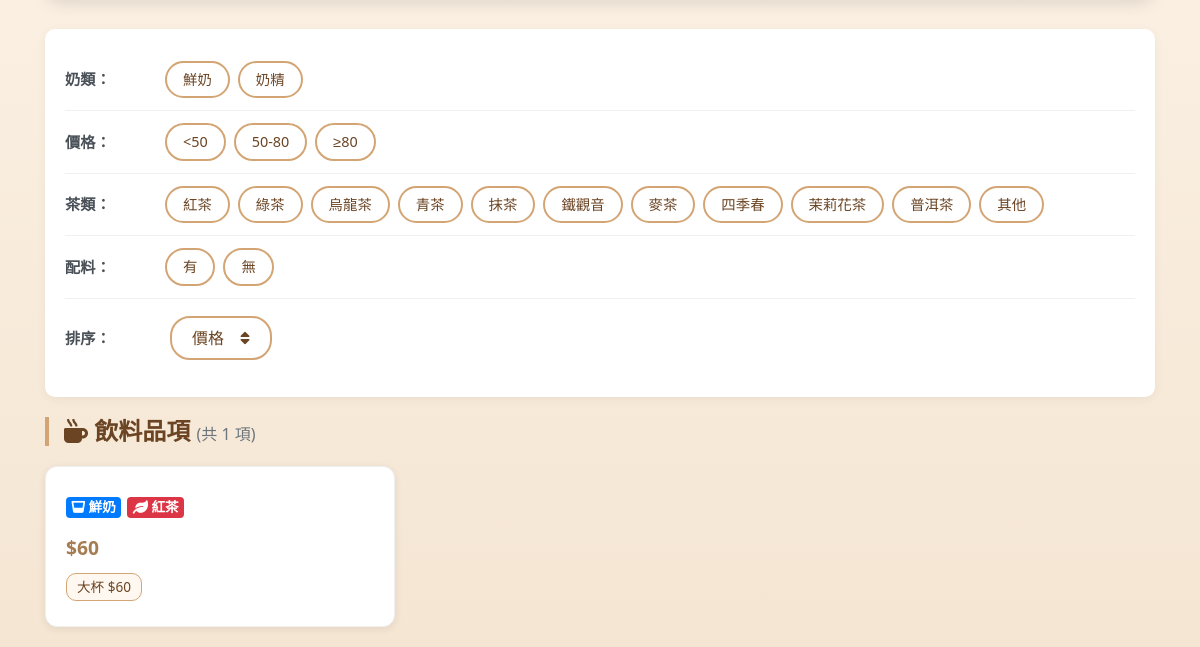
Before: /shops/52/?next=/shops/ (lower part) with the older database file.
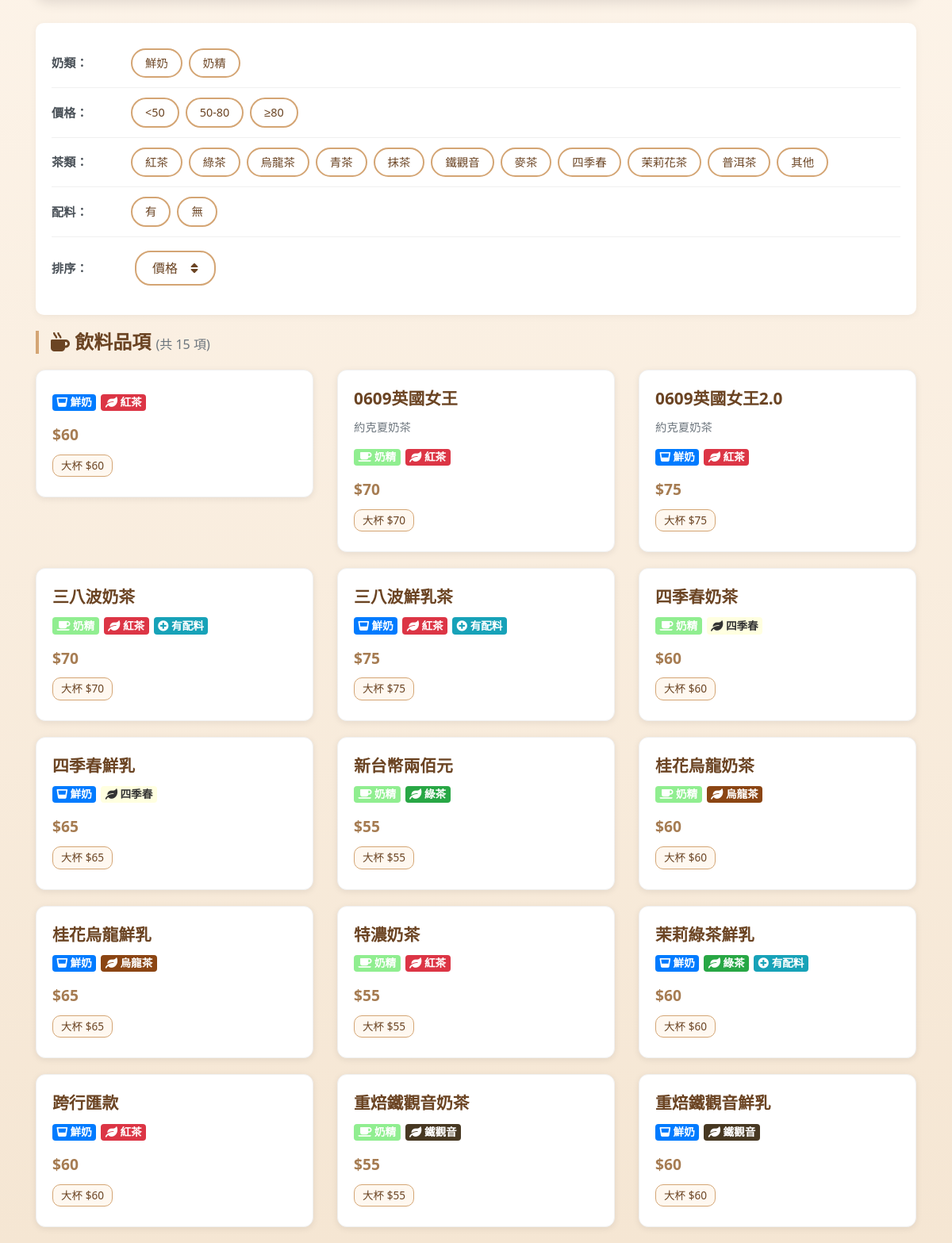
After: the same page with the newer database file.
### polls/models.py (models this page shows, shortened)
class Drink(models.Model):
    MILK_TYPE_CHOICES = [
        ('creamer', '奶精'),
        ('fresh_milk', '鮮奶'),
    ]
    TEA_TYPE_CHOICES = [
        ('black_tea', '紅茶'),
        ('green_tea', '綠茶'),
        ('oolong_tea', '烏龍茶'),
        ('blue_tea', '青茶'),
        ('matcha', '抹茶'),
        ('tieguanyin', '鐵觀音'),
        ('barley_tea', '麥茶'),
        ('season', '四季春'),
        ('jasmine', '茉莉花茶'),
        ('pu_erh', '普洱茶'),
        ('other', '其他')
    ]
    tea_shop = models.ForeignKey(TeaShop, on_delete=models.CASCADE, related_name='drinks', verbose_name='所屬店家')
    name = models.CharField(max_length=100, verbose_name='飲料名稱')
    description = models.TextField(blank=True, null=True, verbose_name='描述')
    milk_type = models.CharField(max_length=20, choices=MILK_TYPE_CHOICES, blank=True, null=True, verbose_name='使用奶類')
    tea_type = models.CharField(max_length=20, choices=TEA_TYPE_CHOICES, blank=True, null=True, verbose_name='茶類')
    topping = models.CharField(max_length=10, choices=[('yes', '有'), ('no', '無')], blank=True, null=True, verbose_name='配料')
    has_medium = models.BooleanField(default=False, verbose_name='有中杯')
    price_medium = models.DecimalField(max_digits=5, decimal_places=0, blank=True, null=True, verbose_name='中杯價格')
    has_large = models.BooleanField(default=False, verbose_name='有大杯')
    price_large = models.DecimalField(max_digits=5, decimal_places=0, blank=True, null=True, verbose_name='大杯價格')
    created_at = models.DateTimeField(auto_now_add=True, verbose_name='建立時間')
    class Meta:
        verbose_name = '飲料品項'
        verbose_name_plural = '飲料品項列表'
        ordering = ['tea_shop', 'name']
    def get_price_range(self):
        prices = []
        if self.has_medium and self.price_medium:
            prices.append(int(self.price_medium))
        if self.has_large and self.price_large:
            prices.append(int(self.price_large))
        if not prices:
            return "價格未定"
        min_price = min(prices)
        max_price = max(prices)
        if min_price == max_price:
            return f"${min_price}"
        return f"${min_price}-${max_price}"

### polls/views.py (the view)
# urls.py: path('shops/<int:shop_id>/', polls_views.shop_detail, name='shop_detail'),
def shop_detail(request, shop_id):
    from django.shortcuts import get_object_or_404
    shop = get_object_or_404(TeaShop, id=shop_id)
    milk_filter = request.GET.get('milk_type', '')
    price_filter = request.GET.get('price', '')
    tea_filter = request.GET.get('tea_type', '')
    topping_filter = request.GET.get('topping', '')
    sort_by = request.GET.get('sort', 'name')
    drinks = Drink.objects.filter(tea_shop=shop)
    if milk_filter in ['fresh_milk', 'creamer']:
        drinks = drinks.filter(milk_type=milk_filter)
    if tea_filter:
        drinks = drinks.filter(tea_type=tea_filter)
    if topping_filter:
        drinks = drinks.filter(topping=topping_filter)
    drinks = list(drinks)
    if price_filter == 'under_50':
        drinks = [d for d in drinks if has_price_in_range(d, 0, 50)]
    elif price_filter == '50_80':
        drinks = [d for d in drinks if has_price_in_range(d, 50, 80)]
    elif price_filter == 'over_80':
        drinks = [d for d in drinks if has_price_in_range(d, 80, float('inf'))]
    if sort_by == 'price_asc':
        drinks = sorted(drinks, key=lambda x: get_min_price(x))
    elif sort_by == 'price_desc':
        drinks = sorted(drinks, key=lambda x: get_max_price(x), reverse=True)
    else:
        drinks = sorted(drinks, key=lambda x: x.name)
    context = {
        'shop': shop,
        'drinks': drinks,
        'total_drinks': len(drinks),
        'milk_filter': milk_filter,
        'price_filter': price_filter,
        'tea_filter': tea_filter,
        'topping_filter': topping_filter,
        'sort_by': sort_by,
    }
    return render(request, 'polls/shop_detail.html', context)

### templates/polls/shop_detail.html (shortened to what the changed rows need)
<!DOCTYPE html>
<html lang="zh-TW">
<head>
    <link rel="stylesheet" href="https://cdn.jsdelivr.net/npm/bootstrap@4.6.2/dist/css/bootstrap.min.css">
    <link rel="stylesheet" href="https://cdnjs.cloudflare.com/ajax/libs/font-awesome/5.15.4/css/all.min.css">
</head>
<body>
    <div class="container">
        <h2 class="drinks-section-title">
            <i class="fas fa-mug-hot"></i> 飲料品項
            <small class="text-muted" style="font-size: 1rem;">(共 {{ total_drinks }} 項)</small>
        </h2>
        <div class="row">
            {% for drink in drinks %}
            <div class="col-md-6 col-lg-4">
                <div class="drink-card">
                    <div class="drink-name">{{ drink.name }}</div>
                    {% if drink.description %}
                    <div class="text-muted mb-3" style="font-size: 0.9rem;">
                        {{ drink.description }}
                    </div>
                    {% endif %}
                    <div class="mb-3" style="display: flex; flex-wrap: wrap; gap: 6px;">
                        {% if drink.milk_type %}
                        <span class="badge badge-milk-{{ drink.milk_type }}" style="font-size: 0.85rem;">
                            {% if drink.milk_type == 'creamer' %}<i class="fas fa-coffee"></i> 奶精
                            {% elif drink.milk_type == 'fresh_milk' %}<i class="fas fa-glass-whiskey"></i> 鮮奶
                            {% endif %}
                        </span>
                        {% endif %}
                        {% if drink.tea_type %}
                        <span class="badge badge-tea-{{ drink.tea_type }}" style="font-size: 0.85rem;">
                            <i class="fas fa-leaf"></i> {{ drink.get_tea_type_display }}
                        </span>
                        {% endif %}
                        {% if drink.topping == 'yes' %}
                        <span class="badge badge-info" style="font-size: 0.85rem;">
                            <i class="fas fa-plus-circle"></i> 有配料
                        </span>
                        {% endif %}
                    </div>
                    <div class="d-flex justify-content-between align-items-center mb-2">
                        <div class="drink-price">{{ drink.get_price_range }}</div>
                    </div>
                    <div class="size-info">
                        {% if drink.has_large %}
                            <span class="size-badge">大杯 ${{ drink.price_large|floatformat:0 }}</span>
                        {% endif %}
                    </div>
                </div>
            </div>
            {% empty %}
            <div class="col-12">
                <div class="alert alert-info">
                    <i class="fas fa-info-circle"></i> 此店家目前沒有飲料品項資料
                </div>
            </div>
            {% endfor %}
        </div>
    </div>
</body>
</html>

Changed rows visible on the page:
added Drink: name "0609英國女王", description "約克夏奶茶", milk_type "creamer" (drawn), tea_type "紅茶", get_price_range "$70", price_large "70"
added Drink: name "0609英國女王2.0", description "約克夏奶茶", milk_type "fresh_milk" (drawn), tea_type "紅茶", get_price_range "$75", price_large "75"
added Drink: name "三八波奶茶", milk_type "creamer" (drawn), tea_type "紅茶", topping "yes" (drawn), get_price_range "$70", price_large "70"
added Drink: name "三八波鮮乳茶", milk_type "fresh_milk" (drawn), tea_type "紅茶", topping "yes" (drawn), get_price_range "$75", price_large "75"
added Drink: name "四季春奶茶", milk_type "creamer" (drawn), tea_type "四季春", get_price_range "$60", price_large "60"
added Drink: name "四季春鮮乳", milk_type "fresh_milk" (drawn), tea_type "四季春", get_price_range "$65", price_large "65"
added Drink: name "新台幣兩佰元", milk_type "creamer" (drawn), tea_type "綠茶", get_price_range "$55", price_large "55"
added Drink: name "桂花烏龍奶茶", milk_type "creamer" (drawn), tea_type "烏龍茶", get_price_range "$60", price_large "60"
added Drink: name "桂花烏龍鮮乳", milk_type "fresh_milk" (drawn), tea_type "烏龍茶", get_price_range "$65", price_large "65"
added Drink: name "特濃奶茶", milk_type "creamer" (drawn), tea_type "紅茶", get_price_range "$55", price_large "55"
added Drink: name "茉莉綠茶鮮乳", milk_type "fresh_milk" (drawn), tea_type "綠茶", topping "yes" (drawn), get_price_range "$60", price_large "60"
added Drink: name "跨行匯款", milk_type "fresh_milk" (drawn), tea_type "紅茶", get_price_range "$60", price_large "60"
added Drink: name "重焙鐵觀音奶茶", milk_type "creamer" (drawn), tea_type "鐵觀音", get_price_range "$55", price_large "55"
added Drink: name "重焙鐵觀音鮮乳", milk_type "fresh_milk" (drawn), tea_type "鐵觀音", get_price_range "$60", price_large "60"
Other visible differences:
{{ total_drinks }}: "1" → "15"
